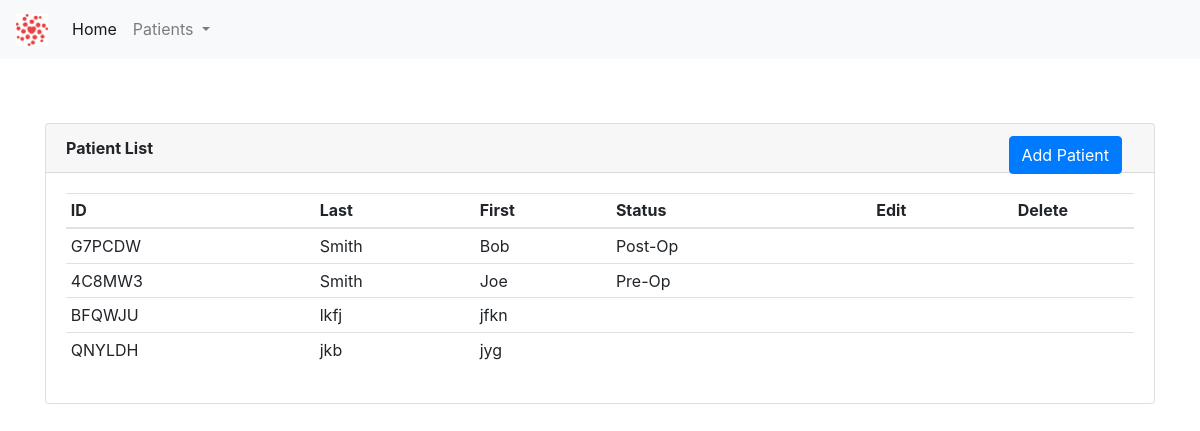
The app's page /patients/, older data.
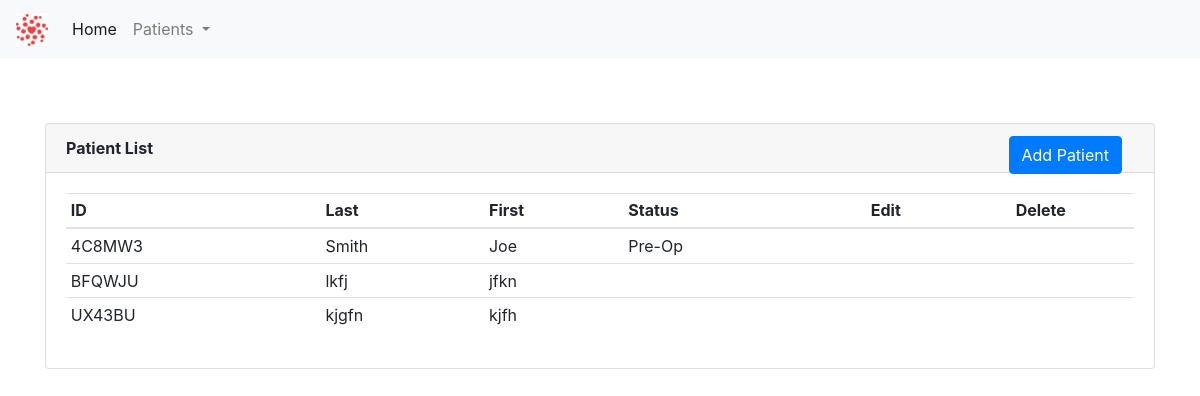
The same page, newer data.
### app/patients/patient_model.py (models this page shows, shortened)
class Patient(db.Model):
    id = db.Column(db.Integer, primary_key=True)
    first_name = db.Column(db.String(30), index=True, nullable=False, info={'label': 'First Name'})
    last_name = db.Column(db.String(30), index=True, nullable=False, info={'label': 'Last Name'})
    patient_id = db.Column(db.String(10), index=True)
    patient_status_id = db.Column(db.Integer, db.ForeignKey('patient_status.id'))
    patient_status = db.relationship(PatientStatus)

class PatientStatus(db.Model):
    id = db.Column(db.Integer, primary_key=True)
    code_name = db.Column(db.String(30), index=True, nullable=False)
    name = db.Column(db.String(60), index=True, nullable=False)
    def __str__(self):
        return self.name

### app/patients/patient.py (the view)
@patient_bp.route('/')
def view_patient_list():
    patient_list = Patient.query.all()
    return render_template('patients.html', title="Patient List", patient_list=patient_list)

### app/patients/templates/patients.html (shortened to what this page needs)
{% extends "base.html" %}
{% block content %}
    <div class="container" style="margin-top: 4rem">
        <div class="card">
          <div class="card-header">
              <b>Patient List</b>
              <a class="btn btn-primary" href="/patients/new" role="button" style="position: absolute; right: 2rem">  Add Patient</a>
          </div>
          <div class="card-body">
              <table class="table table-hover table-sm">
                  <thead>
                    <tr>
                      <th scope="col">ID</th>
                      <th scope="col">Last</th>
                      <th scope="col">First</th>
                      <th scope="col">Status</th>
                      <th style="text-align: center; vertical-align: middle" scope="col">Edit</th>
                      <th style="text-align: center; vertical-align: middle" scope="col">Delete</th>
                    </tr>
                  </thead>
                  <tbody>
                  {% for patient in patient_list %}
                    <tr>
                      <td>{{ patient.patient_id }}</td>
                      <td>{{ patient.last_name }}</td>
                      <td>{{ patient.first_name }}</td>
                      <td>{{ patient.patient_status }}</td>
                        <td style="text-align: center; vertical-align: middle"><a href="/patients/edit/{{patient.patient_id}}"></a></td>
                        <td style="text-align: center; vertical-align: middle"><a href="/patients/delete/{{ patient.patient_id }}"></a></td>
                    </tr>
                  {% endfor %}
                  </tbody>
              </table>
          </div>
        </div>
    </div>
{% endblock %}

### app/templates/base.html (shortened to what this page needs)
<!DOCTYPE html>
<html lang="en">
<head>
    <link rel="stylesheet"
          href="https://stackpath.bootstrapcdn.com/bootstrap/4.5.0/css/bootstrap.min.css"
>
    <link href="//netdna.bootstrapcdn.com/bootstrap/3.0.0/css/bootstrap-glyphicons.css" rel="stylesheet">
</head>
<body>
    <nav class="navbar navbar-expand-lg navbar-light bg-light">
      <a class="navbar-brand" href="/index"><img src="/static/images/HCA_logo.png" style="height: 2rem; width: 2rem"></a>
      <div class="collapse navbar-collapse" id="navbarSupportedContent">
        <ul class="navbar-nav mr-auto">
          <li class="nav-item active">
            <a class="nav-link" href="/index">Home <span class="sr-only">(current)</span></a>
          </li>
          <li class="nav-item dropdown">
            <a class="nav-link dropdown-toggle" href="#" id="navbarDropdown" role="button" data-toggle="dropdown" aria-haspopup="true" aria-expanded="false">
              Patients
            </a>
          </li>
        </ul>
      </div>
    </nav>
    {% block content %}{% endblock %}
</body>
</html>

Row changes from the older to the newer data that the page shows:
removed Patient: patient_id "G7PCDW", last_name "Smith", first_name "Bob", patient_status "Post-Op"
removed Patient: patient_id "QNYLDH", last_name "jkb", first_name "jyg"
added Patient: patient_id "UX43BU", last_name "kjgfn", first_name "kjfh"
